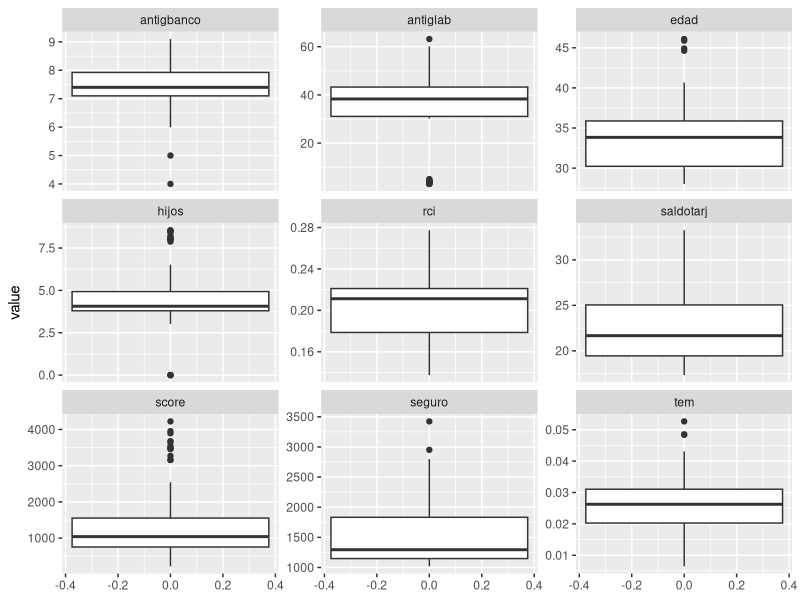
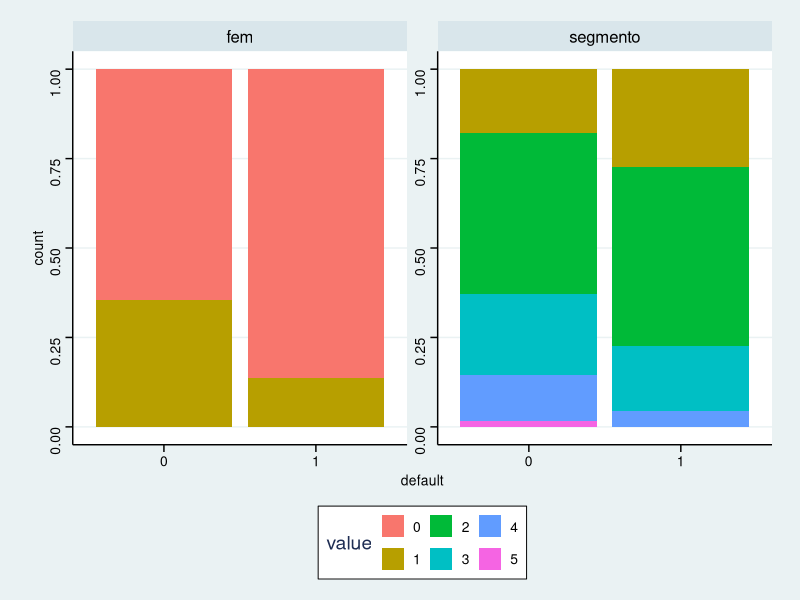
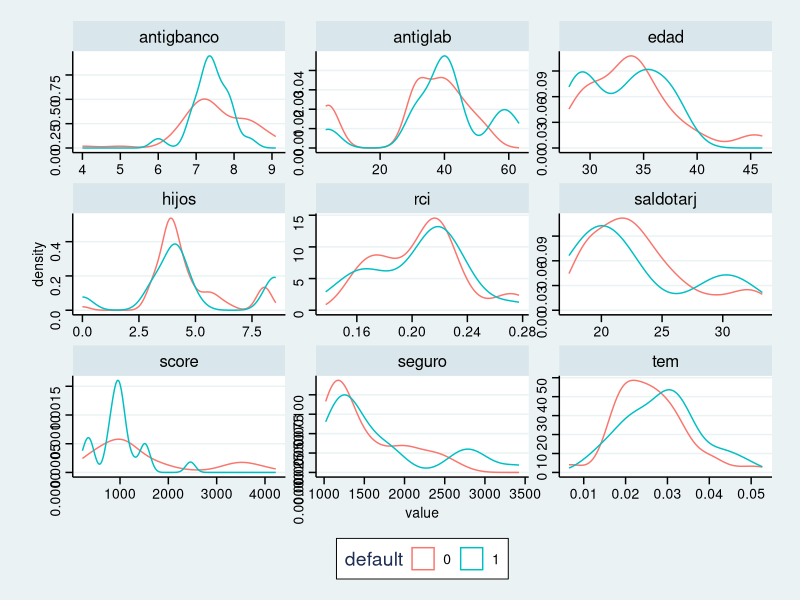

Generate these figures, in order, with R:
## ---- chunk 1

# Paquete tidyverse para manipular datos y graficar.

library(tidyverse)
## ---- chunk 2
data <- readxl::read_excel('base 2024 unsam.xlsx')
## ---- chunk 3
str(data)
summary(data)
## ---- chunk 4
data <- data %>% 
  mutate(default = as.factor(default),
         fem = as.factor(fem),
         segmento = as.factor(segmento))
summary(data)
## ---- chunk 5
table(data$default)/nrow(data)
## ---- chunk 6
table(data$fem)/nrow(data)
## ---- chunk 7
table(data$segmento)/nrow(data)
## ---- chunk 8
data %>% 
  pivot_longer(cols=-c(default,fem,segmento)) %>% 
  ggplot(aes(x=value))+
  geom_boxplot()+
  coord_flip()+
  facet_wrap(~name,scales='free_y')
## ---- chunk 9
data %>% 
  select(default,fem,segmento) %>% 
  pivot_longer(cols=-c(default)) %>% 
  ggplot(aes(x=default,fill=value))+
  geom_bar(position="fill")+
  facet_wrap(~name,scales='free_y')+
  ggthemes::theme_stata()
## ---- chunk 10
data %>% 
  pivot_longer(cols=-c(default,fem,segmento)) %>% 
  ggplot(aes(x=value,group=default,color=default))+
  geom_density()+
  facet_wrap(~name,scales='free')+
  ggthemes::theme_stata()
## ---- chunk 11
logit_1 <- glm(default ~ tem + saldotarj +  fem + score , family = 'binomial', data = data)
logit_1 
summary(logit_1)
## ---- chunk 12
logit <- glm(default ~ tem + antiglab + seguro + rci + score + hijos + saldotarj + antigbanco + edad + fem + segmento, family = 'binomial', data = data)

logit
summary(logit)
## ---- chunk 13
logit_1_pred <- predict(logit_1, newdata = data,type = 'response')
logit_pred <- predict(logit,newdata = data,type='response')
